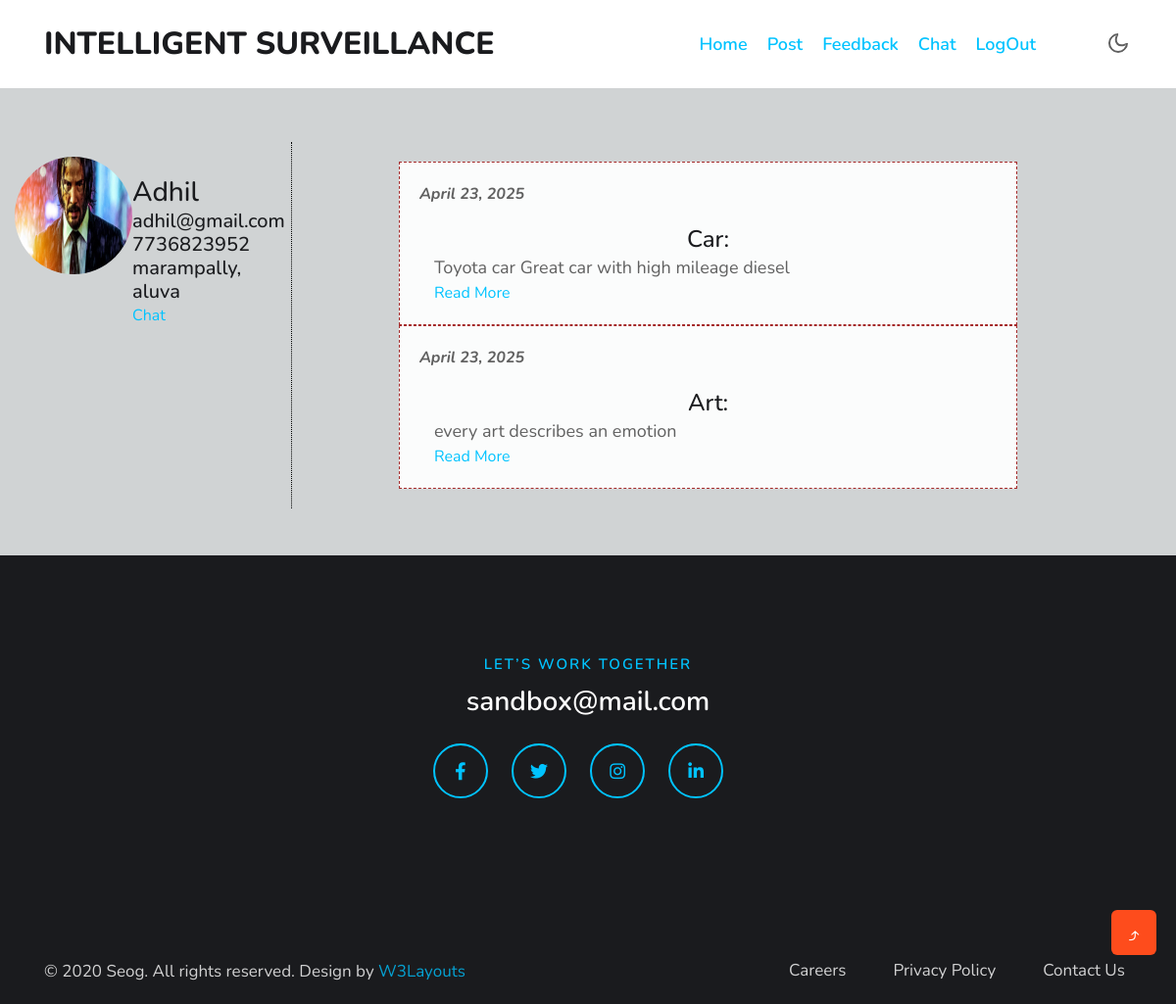
The page /sfViewSf?sfid=12 on the database its author committed.
### isApp/models.py (models this page shows)
class Users(models.Model):
    name = models.CharField(max_length=50)
    email = models.EmailField()
    phone = models.CharField(max_length=20)
    address = models.CharField(max_length=200)
    document = models.FileField(upload_to="docs")
    user = models.ForeignKey(User, on_delete=models.CASCADE)

class Post(models.Model):
    idea = models.CharField(max_length=50)
    date = models.DateField(auto_now_add=True)
    desc = models.CharField(max_length=200)
    img = models.ImageField(upload_to='posts', null=True)
    user = models.ForeignKey(Users, on_delete=models.CASCADE)

### isApp/views.py (the view)
# urls.py: path("sfViewSf", views.sfViewSf),
def sfViewSf(request):
    id = request.GET['sfid']
    user = Users.objects.get(id=id)
    post = Post.objects.filter(user=id)
    return render(request, "sfViewSf.html", {"user": user, "post": post})

### templates/sfViewSf.html (shortened to what this page needs)
{% extends "sfBase.html" %} {% block content %}
<div class="w3l-contact-10" id="contact">
	<div class="form-41-mian py-lg-5 py-md-4 py-2">
		<div class="container-fluid d-flex">
			<div class="user d-flex">
				<img src="/static/media/{{user.document}}" alt="" onclick="myFun()" />
				<div class="cont">
					<a href="#"
						><h3>{{user.name}}</h3>
						<h5>{{user.email}}</h5>
						<h5>{{user.phone}}</h5>
						<h5>{{user.address}}</h5>
					</a>
					<a href="/sfChatPer?email={{user.email}}">Chat</a>
				</div>
			</div>
			<div class="mx-5 content">
				{% for p in post %}
				<div class="idea container">
					<div class="useridea d-flex">
						<div class="">
							<em><strong>{{p.date}}</strong></em>
						</div>
					</div>
					<div class="ideaContent container">
						<h4>{{p.idea}}:</h4>
						<p class="line-clamp">{{p.desc}}</p>
						<a href="/sfViewIdea?post={{p.id}}">Read More</a>
					</div>
				</div>
				{% endfor %}
			</div>
		</div>
	</div>
</div>
{% endblock %}

### templates/sfBase.html (style rules this page uses)
body { background-color: #d0d3d4; }

### templates/sfViewSf.html (style rules this page uses)
.w3l-inner-page-breadcrumb, .topHead, #contact { background-color: #d0d3d4; }
.user { width: 20%; max-height: 10em; justify-content: space-around; }
.user img { width: 120px; height: 120px; margin-top: 15px; border-radius: 50%; }
.user .cont { align-items: center; margin-top: 15%; }
.content { width: 80%; padding: 20px; border-left: 1px dotted #000; padding-left: 30px; }
.ideaContent p { text-align: justify; overflow: hidden; }
.ideaContent h4 { margin-top: 20px; text-align: center; }
.idea { background-color: #fbfcfc; padding: 20px; border: 1px dashed brown; width: 80%; }
.line-clamp { display: -webkit-box; -webkit-line-clamp: 4; -webkit-box-orient: vertical; }

### rows shown on the page
Users: document (picture), name "Adhil", email "adhil@gmail.com", phone "7736823952", address "marampally, aluva"
Post: date "April 23, 2025", idea "Car", desc "Toyota car Great car with high mileage diesel"
Post: date "April 23, 2025", idea "Art", desc "every art describes an emotion"
